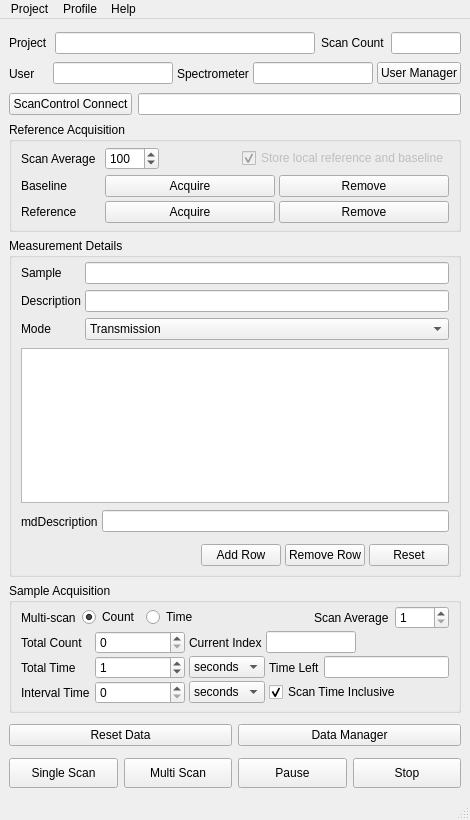
<?xml version="1.0" encoding="UTF-8"?>
<ui version="4.0">
 <class>DataAcquisition</class>
 <widget class="QMainWindow" name="DataAcquisition">
  <property name="geometry">
   <rect>
    <x>0</x>
    <y>0</y>
    <width>470</width>
    <height>820</height>
   </rect>
  </property>
  <property name="windowTitle">
   <string>Data Acquisition</string>
  </property>
  <property name="windowIcon">
   <iconset>
    <normaloff>../resources/Menlo_icon.png</normaloff>../resources/Menlo_icon.png</iconset>
  </property>
  <widget class="QWidget" name="centralwidget">
   <layout class="QVBoxLayout" name="verticalLayout">
    <property name="leftMargin">
     <number>9</number>
    </property>
    <property name="topMargin">
     <number>12</number>
    </property>
    <property name="rightMargin">
     <number>9</number>
    </property>
    <item>
     <widget class="QFrame" name="frame_13">
      <property name="minimumSize">
       <size>
        <width>0</width>
        <height>85</height>
       </size>
      </property>
      <property name="frameShape">
       <enum>QFrame::Shape::NoFrame</enum>
      </property>
      <property name="frameShadow">
       <enum>QFrame::Shadow::Raised</enum>
      </property>
      <layout class="QVBoxLayout" name="verticalLayout_5">
       <property name="spacing">
        <number>6</number>
       </property>
       <property name="leftMargin">
        <number>0</number>
       </property>
       <property name="topMargin">
        <number>0</number>
       </property>
       <property name="rightMargin">
        <number>0</number>
       </property>
       <property name="bottomMargin">
        <number>0</number>
       </property>
       <item>
        <widget class="QFrame" name="frame_11">
         <property name="minimumSize">
          <size>
           <width>0</width>
           <height>0</height>
          </size>
         </property>
         <property name="maximumSize">
          <size>
           <width>16777215</width>
           <height>30</height>
          </size>
         </property>
         <property name="frameShape">
          <enum>QFrame::Shape::NoFrame</enum>
         </property>
         <property name="frameShadow">
          <enum>QFrame::Shadow::Raised</enum>
         </property>
         <layout class="QHBoxLayout" name="horizontalLayout_12">
          <property name="leftMargin">
           <number>0</number>
          </property>
          <property name="topMargin">
           <number>0</number>
          </property>
          <property name="rightMargin">
           <number>0</number>
          </property>
          <property name="bottomMargin">
           <number>0</number>
          </property>
          <item>
           <widget class="QLabel" name="label_14">
            <property name="minimumSize">
             <size>
              <width>40</width>
              <height>0</height>
             </size>
            </property>
            <property name="maximumSize">
             <size>
              <width>16777215</width>
              <height>16777215</height>
             </size>
            </property>
            <property name="text">
             <string>Project</string>
            </property>
           </widget>
          </item>
          <item>
           <widget class="QLineEdit" name="lineEdit_project">
            <property name="readOnly">
             <bool>true</bool>
            </property>
           </widget>
          </item>
          <item>
           <widget class="QLabel" name="label_18">
            <property name="text">
             <string>Scan Count</string>
            </property>
           </widget>
          </item>
          <item>
           <widget class="QLineEdit" name="lineEdit_scan_count">
            <property name="maximumSize">
             <size>
              <width>70</width>
              <height>16777215</height>
             </size>
            </property>
            <property name="readOnly">
             <bool>true</bool>
            </property>
           </widget>
          </item>
         </layout>
        </widget>
       </item>
       <item>
        <widget class="QFrame" name="frame_12">
         <property name="minimumSize">
          <size>
           <width>0</width>
           <height>0</height>
          </size>
         </property>
         <property name="frameShape">
          <enum>QFrame::Shape::NoFrame</enum>
         </property>
         <property name="frameShadow">
          <enum>QFrame::Shadow::Raised</enum>
         </property>
         <layout class="QHBoxLayout" name="horizontalLayout_13">
          <property name="spacing">
           <number>4</number>
          </property>
          <property name="leftMargin">
           <number>0</number>
          </property>
          <property name="topMargin">
           <number>0</number>
          </property>
          <property name="rightMargin">
           <number>0</number>
          </property>
          <property name="bottomMargin">
           <number>0</number>
          </property>
          <item>
           <widget class="QLabel" name="label_16">
            <property name="minimumSize">
             <size>
              <width>40</width>
              <height>0</height>
             </size>
            </property>
            <property name="text">
             <string>User</string>
            </property>
           </widget>
          </item>
          <item>
           <widget class="QLineEdit" name="lineEdit_user">
            <property name="readOnly">
             <bool>true</bool>
            </property>
           </widget>
          </item>
          <item>
           <widget class="QLabel" name="label_17">
            <property name="text">
             <string>Spectrometer</string>
            </property>
           </widget>
          </item>
          <item>
           <widget class="QLineEdit" name="lineEdit_spectrometer">
            <property name="readOnly">
             <bool>true</bool>
            </property>
           </widget>
          </item>
          <item>
           <widget class="QPushButton" name="pushButton_user_manager">
            <property name="text">
             <string>User Manager</string>
            </property>
           </widget>
          </item>
         </layout>
        </widget>
       </item>
       <item>
        <widget class="QFrame" name="frame">
         <property name="minimumSize">
          <size>
           <width>0</width>
           <height>0</height>
          </size>
         </property>
         <property name="maximumSize">
          <size>
           <width>16777215</width>
           <height>30</height>
          </size>
         </property>
         <property name="frameShape">
          <enum>QFrame::Shape::NoFrame</enum>
         </property>
         <property name="frameShadow">
          <enum>QFrame::Shadow::Raised</enum>
         </property>
         <layout class="QHBoxLayout" name="horizontalLayout">
          <property name="leftMargin">
           <number>0</number>
          </property>
          <property name="topMargin">
           <number>0</number>
          </property>
          <property name="rightMargin">
           <number>0</number>
          </property>
          <property name="bottomMargin">
           <number>0</number>
          </property>
          <item>
           <widget class="QPushButton" name="pushButton_connect">
            <property name="text">
             <string>ScanControl Connect</string>
            </property>
           </widget>
          </item>
          <item>
           <widget class="QLineEdit" name="lineEdit_sys_status">
            <property name="readOnly">
             <bool>true</bool>
            </property>
           </widget>
          </item>
         </layout>
        </widget>
       </item>
      </layout>
     </widget>
    </item>
    <item>
     <widget class="QGroupBox" name="groupBox_2">
      <property name="maximumSize">
       <size>
        <width>16777215</width>
        <height>130</height>
       </size>
      </property>
      <property name="title">
       <string>Reference Acquisition</string>
      </property>
      <layout class="QVBoxLayout" name="verticalLayout_3">
       <property name="spacing">
        <number>4</number>
       </property>
       <property name="topMargin">
        <number>4</number>
       </property>
       <property name="bottomMargin">
        <number>6</number>
       </property>
       <item>
        <widget class="QFrame" name="frame_10">
         <property name="minimumSize">
          <size>
           <width>0</width>
           <height>25</height>
          </size>
         </property>
         <property name="frameShape">
          <enum>QFrame::Shape::NoFrame</enum>
         </property>
         <property name="frameShadow">
          <enum>QFrame::Shadow::Raised</enum>
         </property>
         <layout class="QHBoxLayout" name="horizontalLayout_11">
          <property name="spacing">
           <number>4</number>
          </property>
          <property name="leftMargin">
           <number>0</number>
          </property>
          <property name="topMargin">
           <number>0</number>
          </property>
          <property name="rightMargin">
           <number>0</number>
          </property>
          <property name="bottomMargin">
           <number>0</number>
          </property>
          <item>
           <widget class="QLabel" name="label_15">
            <property name="minimumSize">
             <size>
              <width>80</width>
              <height>0</height>
             </size>
            </property>
            <property name="text">
             <string>Scan Average</string>
            </property>
           </widget>
          </item>
          <item>
           <widget class="QSpinBox" name="spinBox_ref_scan_avg">
            <property name="minimum">
             <number>1</number>
            </property>
            <property name="maximum">
             <number>5000</number>
            </property>
            <property name="value">
             <number>100</number>
            </property>
           </widget>
          </item>
          <item>
           <spacer name="horizontalSpacer_5">
            <property name="orientation">
             <enum>Qt::Orientation::Horizontal</enum>
            </property>
            <property name="sizeHint" stdset="0">
             <size>
              <width>40</width>
              <height>20</height>
             </size>
            </property>
           </spacer>
          </item>
          <item>
           <widget class="QCheckBox" name="checkBox_store_local">
            <property name="enabled">
             <bool>false</bool>
            </property>
            <property name="layoutDirection">
             <enum>Qt::LayoutDirection::LeftToRight</enum>
            </property>
            <property name="text">
             <string>Store local reference and baseline</string>
            </property>
            <property name="checked">
             <bool>true</bool>
            </property>
           </widget>
          </item>
         </layout>
        </widget>
       </item>
       <item>
        <widget class="QFrame" name="frame_5">
         <property name="frameShape">
          <enum>QFrame::Shape::NoFrame</enum>
         </property>
         <property name="frameShadow">
          <enum>QFrame::Shadow::Raised</enum>
         </property>
         <layout class="QHBoxLayout" name="horizontalLayout_6">
          <property name="spacing">
           <number>4</number>
          </property>
          <property name="leftMargin">
           <number>0</number>
          </property>
          <property name="topMargin">
           <number>0</number>
          </property>
          <property name="rightMargin">
           <number>0</number>
          </property>
          <property name="bottomMargin">
           <number>0</number>
          </property>
          <item>
           <widget class="QLabel" name="label_8">
            <property name="maximumSize">
             <size>
              <width>80</width>
              <height>16777215</height>
             </size>
            </property>
            <property name="text">
             <string>Baseline</string>
            </property>
           </widget>
          </item>
          <item>
           <widget class="QPushButton" name="pushButton_baseline_acquire">
            <property name="text">
             <string>Acquire</string>
            </property>
           </widget>
          </item>
          <item>
           <widget class="QPushButton" name="pushButton_baseline_remove">
            <property name="text">
             <string>Remove</string>
            </property>
            <property name="checkable">
             <bool>false</bool>
            </property>
           </widget>
          </item>
         </layout>
        </widget>
       </item>
       <item>
        <widget class="QFrame" name="frame_6">
         <property name="frameShape">
          <enum>QFrame::Shape::NoFrame</enum>
         </property>
         <property name="frameShadow">
          <enum>QFrame::Shadow::Raised</enum>
         </property>
         <layout class="QHBoxLayout" name="horizontalLayout_7">
          <property name="spacing">
           <number>4</number>
          </property>
          <property name="leftMargin">
           <number>0</number>
          </property>
          <property name="topMargin">
           <number>0</number>
          </property>
          <property name="rightMargin">
           <number>0</number>
          </property>
          <property name="bottomMargin">
           <number>0</number>
          </property>
          <item>
           <widget class="QLabel" name="label_9">
            <property name="maximumSize">
             <size>
              <width>80</width>
              <height>16777215</height>
             </size>
            </property>
            <property name="text">
             <string>Reference</string>
            </property>
           </widget>
          </item>
          <item>
           <widget class="QPushButton" name="pushButton_ref_acquire">
            <property name="text">
             <string>Acquire</string>
            </property>
           </widget>
          </item>
          <item>
           <widget class="QPushButton" name="pushButton_ref_remove">
            <property name="text">
             <string>Remove</string>
            </property>
           </widget>
          </item>
         </layout>
        </widget>
       </item>
      </layout>
     </widget>
    </item>
    <item>
     <widget class="QGroupBox" name="groupBox_3">
      <property name="title">
       <string>Measurement Details</string>
      </property>
      <layout class="QVBoxLayout" name="verticalLayout_4">
       <property name="topMargin">
        <number>4</number>
       </property>
       <property name="bottomMargin">
        <number>4</number>
       </property>
       <item>
        <widget class="QFrame" name="frame_7">
         <property name="minimumSize">
          <size>
           <width>0</width>
           <height>80</height>
          </size>
         </property>
         <property name="frameShape">
          <enum>QFrame::Shape::NoFrame</enum>
         </property>
         <property name="frameShadow">
          <enum>QFrame::Shadow::Raised</enum>
         </property>
         <layout class="QFormLayout" name="formLayout">
          <property name="horizontalSpacing">
           <number>4</number>
          </property>
          <property name="leftMargin">
           <number>0</number>
          </property>
          <property name="topMargin">
           <number>0</number>
          </property>
          <property name="rightMargin">
           <number>0</number>
          </property>
          <property name="bottomMargin">
           <number>0</number>
          </property>
          <item row="0" column="0">
           <widget class="QLabel" name="label_10">
            <property name="text">
             <string>Sample</string>
            </property>
           </widget>
          </item>
          <item row="0" column="1">
           <widget class="QLineEdit" name="lineEdit_sample"/>
          </item>
          <item row="1" column="0">
           <widget class="QLabel" name="label_11">
            <property name="text">
             <string>Description</string>
            </property>
           </widget>
          </item>
          <item row="1" column="1">
           <widget class="QLineEdit" name="lineEdit_description"/>
          </item>
          <item row="2" column="0">
           <widget class="QLabel" name="label_12">
            <property name="text">
             <string>Mode</string>
            </property>
           </widget>
          </item>
          <item row="2" column="1">
           <widget class="QComboBox" name="comboBox_mode">
            <item>
             <property name="text">
              <string>Transmission</string>
             </property>
            </item>
            <item>
             <property name="text">
              <string>Reflection</string>
             </property>
            </item>
           </widget>
          </item>
         </layout>
        </widget>
       </item>
       <item>
        <widget class="QTableWidget" name="tableWidget"/>
       </item>
       <item>
        <widget class="QFrame" name="frame_8">
         <property name="minimumSize">
          <size>
           <width>0</width>
           <height>25</height>
          </size>
         </property>
         <property name="frameShape">
          <enum>QFrame::Shape::NoFrame</enum>
         </property>
         <property name="frameShadow">
          <enum>QFrame::Shadow::Raised</enum>
         </property>
         <layout class="QHBoxLayout" name="horizontalLayout_9">
          <property name="spacing">
           <number>4</number>
          </property>
          <property name="leftMargin">
           <number>0</number>
          </property>
          <property name="topMargin">
           <number>0</number>
          </property>
          <property name="rightMargin">
           <number>0</number>
          </property>
          <property name="bottomMargin">
           <number>0</number>
          </property>
          <item>
           <widget class="QLabel" name="label_13">
            <property name="text">
             <string>mdDescription</string>
            </property>
           </widget>
          </item>
          <item>
           <widget class="QLineEdit" name="lineEdit_mdDescription">
            <property name="readOnly">
             <bool>true</bool>
            </property>
           </widget>
          </item>
         </layout>
        </widget>
       </item>
       <item>
        <widget class="QFrame" name="frame_9">
         <property name="minimumSize">
          <size>
           <width>0</width>
           <height>30</height>
          </size>
         </property>
         <property name="frameShape">
          <enum>QFrame::Shape::NoFrame</enum>
         </property>
         <property name="frameShadow">
          <enum>QFrame::Shadow::Raised</enum>
         </property>
         <layout class="QHBoxLayout" name="horizontalLayout_10">
          <property name="spacing">
           <number>4</number>
          </property>
          <property name="leftMargin">
           <number>0</number>
          </property>
          <property name="topMargin">
           <number>0</number>
          </property>
          <property name="rightMargin">
           <number>0</number>
          </property>
          <property name="bottomMargin">
           <number>0</number>
          </property>
          <item>
           <spacer name="horizontalSpacer_6">
            <property name="orientation">
             <enum>Qt::Orientation::Horizontal</enum>
            </property>
            <property name="sizeHint" stdset="0">
             <size>
              <width>40</width>
              <height>20</height>
             </size>
            </property>
           </spacer>
          </item>
          <item>
           <widget class="QPushButton" name="pushButton_add_row">
            <property name="text">
             <string>Add Row</string>
            </property>
           </widget>
          </item>
          <item>
           <widget class="QPushButton" name="pushButton_remove_row">
            <property name="text">
             <string>Remove Row</string>
            </property>
           </widget>
          </item>
          <item>
           <widget class="QPushButton" name="pushButton_reset_metatable">
            <property name="text">
             <string>Reset</string>
            </property>
           </widget>
          </item>
         </layout>
        </widget>
       </item>
      </layout>
     </widget>
    </item>
    <item>
     <widget class="QGroupBox" name="groupBox">
      <property name="maximumSize">
       <size>
        <width>16777215</width>
        <height>140</height>
       </size>
      </property>
      <property name="title">
       <string>Sample Acquisition</string>
      </property>
      <layout class="QVBoxLayout" name="verticalLayout_2">
       <property name="spacing">
        <number>2</number>
       </property>
       <property name="topMargin">
        <number>3</number>
       </property>
       <property name="bottomMargin">
        <number>6</number>
       </property>
       <item>
        <widget class="QFrame" name="frame_3">
         <property name="frameShape">
          <enum>QFrame::Shape::NoFrame</enum>
         </property>
         <property name="frameShadow">
          <enum>QFrame::Shadow::Raised</enum>
         </property>
         <layout class="QHBoxLayout" name="horizontalLayout_2">
          <property name="leftMargin">
           <number>0</number>
          </property>
          <property name="topMargin">
           <number>0</number>
          </property>
          <property name="rightMargin">
           <number>0</number>
          </property>
          <property name="bottomMargin">
           <number>0</number>
          </property>
          <item>
           <widget class="QLabel" name="label">
            <property name="text">
             <string>Multi-scan</string>
            </property>
           </widget>
          </item>
          <item>
           <widget class="QRadioButton" name="radioButton">
            <property name="text">
             <string>Count</string>
            </property>
            <property name="checked">
             <bool>true</bool>
            </property>
           </widget>
          </item>
          <item>
           <widget class="QRadioButton" name="radioButton_2">
            <property name="text">
             <string>Time</string>
            </property>
           </widget>
          </item>
          <item>
           <spacer name="horizontalSpacer_3">
            <property name="orientation">
             <enum>Qt::Orientation::Horizontal</enum>
            </property>
            <property name="sizeHint" stdset="0">
             <size>
              <width>40</width>
              <height>20</height>
             </size>
            </property>
           </spacer>
          </item>
          <item>
           <widget class="QLabel" name="label_2">
            <property name="text">
             <string>Scan Average</string>
            </property>
           </widget>
          </item>
          <item>
           <widget class="QSpinBox" name="spinBox_sample_scan_avg">
            <property name="minimum">
             <number>1</number>
            </property>
            <property name="maximum">
             <number>1000</number>
            </property>
           </widget>
          </item>
         </layout>
        </widget>
       </item>
       <item>
        <widget class="QWidget" name="widget_count" native="true">
         <layout class="QHBoxLayout" name="horizontalLayout_3">
          <property name="spacing">
           <number>4</number>
          </property>
          <property name="leftMargin">
           <number>0</number>
          </property>
          <property name="topMargin">
           <number>0</number>
          </property>
          <property name="rightMargin">
           <number>0</number>
          </property>
          <property name="bottomMargin">
           <number>0</number>
          </property>
          <item>
           <widget class="QLabel" name="label_3">
            <property name="minimumSize">
             <size>
              <width>70</width>
              <height>0</height>
             </size>
            </property>
            <property name="text">
             <string>Total Count</string>
            </property>
           </widget>
          </item>
          <item>
           <widget class="QSpinBox" name="spinBox_2">
            <property name="minimumSize">
             <size>
              <width>90</width>
              <height>0</height>
             </size>
            </property>
            <property name="maximum">
             <number>100000</number>
            </property>
           </widget>
          </item>
          <item>
           <widget class="QLabel" name="label_4">
            <property name="text">
             <string>Current Index</string>
            </property>
           </widget>
          </item>
          <item>
           <widget class="QLineEdit" name="lineEdit_2">
            <property name="minimumSize">
             <size>
              <width>90</width>
              <height>0</height>
             </size>
            </property>
            <property name="maximumSize">
             <size>
              <width>90</width>
              <height>16777215</height>
             </size>
            </property>
            <property name="readOnly">
             <bool>true</bool>
            </property>
           </widget>
          </item>
          <item>
           <spacer name="horizontalSpacer">
            <property name="orientation">
             <enum>Qt::Orientation::Horizontal</enum>
            </property>
            <property name="sizeHint" stdset="0">
             <size>
              <width>40</width>
              <height>20</height>
             </size>
            </property>
           </spacer>
          </item>
         </layout>
        </widget>
       </item>
       <item>
        <widget class="QWidget" name="widget_time" native="true">
         <layout class="QHBoxLayout" name="horizontalLayout_5">
          <property name="spacing">
           <number>4</number>
          </property>
          <property name="leftMargin">
           <number>0</number>
          </property>
          <property name="topMargin">
           <number>0</number>
          </property>
          <property name="rightMargin">
           <number>0</number>
          </property>
          <property name="bottomMargin">
           <number>0</number>
          </property>
          <item>
           <widget class="QLabel" name="label_6">
            <property name="minimumSize">
             <size>
              <width>70</width>
              <height>0</height>
             </size>
            </property>
            <property name="text">
             <string>Total Time</string>
            </property>
           </widget>
          </item>
          <item>
           <widget class="QSpinBox" name="spinBox_4">
            <property name="minimumSize">
             <size>
              <width>90</width>
              <height>0</height>
             </size>
            </property>
            <property name="maximum">
             <number>10000</number>
            </property>
            <property name="value">
             <number>1</number>
            </property>
           </widget>
          </item>
          <item>
           <widget class="QComboBox" name="comboBox_total_time_unit">
            <item>
             <property name="text">
              <string>seconds</string>
             </property>
            </item>
            <item>
             <property name="text">
              <string>minutes</string>
             </property>
            </item>
            <item>
             <property name="text">
              <string>hours</string>
             </property>
            </item>
           </widget>
          </item>
          <item>
           <widget class="QLabel" name="label_7">
            <property name="text">
             <string>Time Left</string>
            </property>
           </widget>
          </item>
          <item>
           <widget class="QLineEdit" name="lineEdit_3">
            <property name="readOnly">
             <bool>true</bool>
            </property>
           </widget>
          </item>
         </layout>
        </widget>
       </item>
       <item>
        <widget class="QFrame" name="frame_4">
         <property name="frameShape">
          <enum>QFrame::Shape::NoFrame</enum>
         </property>
         <property name="frameShadow">
          <enum>QFrame::Shadow::Raised</enum>
         </property>
         <layout class="QHBoxLayout" name="horizontalLayout_4">
          <property name="spacing">
           <number>4</number>
          </property>
          <property name="leftMargin">
           <number>0</number>
          </property>
          <property name="topMargin">
           <number>0</number>
          </property>
          <property name="rightMargin">
           <number>0</number>
          </property>
          <property name="bottomMargin">
           <number>0</number>
          </property>
          <item>
           <widget class="QLabel" name="label_5">
            <property name="minimumSize">
             <size>
              <width>70</width>
              <height>0</height>
             </size>
            </property>
            <property name="maximumSize">
             <size>
              <width>16777215</width>
              <height>60</height>
             </size>
            </property>
            <property name="text">
             <string>Interval Time</string>
            </property>
           </widget>
          </item>
          <item>
           <widget class="QSpinBox" name="spinBox_3">
            <property name="minimumSize">
             <size>
              <width>90</width>
              <height>0</height>
             </size>
            </property>
            <property name="maximum">
             <number>1000</number>
            </property>
           </widget>
          </item>
          <item>
           <widget class="QComboBox" name="comboBox_interval_time_unit">
            <item>
             <property name="text">
              <string>seconds</string>
             </property>
            </item>
            <item>
             <property name="text">
              <string>minutes</string>
             </property>
            </item>
            <item>
             <property name="text">
              <string>hours</string>
             </property>
            </item>
           </widget>
          </item>
          <item>
           <widget class="QCheckBox" name="checkBox_interval_inclusive">
            <property name="text">
             <string>Scan Time Inclusive</string>
            </property>
            <property name="checked">
             <bool>true</bool>
            </property>
           </widget>
          </item>
          <item>
           <spacer name="horizontalSpacer_2">
            <property name="orientation">
             <enum>Qt::Orientation::Horizontal</enum>
            </property>
            <property name="sizeHint" stdset="0">
             <size>
              <width>40</width>
              <height>20</height>
             </size>
            </property>
           </spacer>
          </item>
         </layout>
        </widget>
       </item>
      </layout>
     </widget>
    </item>
    <item>
     <widget class="QFrame" name="frame_14">
      <property name="minimumSize">
       <size>
        <width>0</width>
        <height>70</height>
       </size>
      </property>
      <property name="frameShape">
       <enum>QFrame::Shape::NoFrame</enum>
      </property>
      <property name="frameShadow">
       <enum>QFrame::Shadow::Raised</enum>
      </property>
      <layout class="QVBoxLayout" name="verticalLayout_6">
       <property name="spacing">
        <number>6</number>
       </property>
       <property name="leftMargin">
        <number>0</number>
       </property>
       <property name="topMargin">
        <number>3</number>
       </property>
       <property name="rightMargin">
        <number>0</number>
       </property>
       <property name="bottomMargin">
        <number>0</number>
       </property>
       <item>
        <widget class="QFrame" name="frame_15">
         <property name="frameShape">
          <enum>QFrame::Shape::NoFrame</enum>
         </property>
         <property name="frameShadow">
          <enum>QFrame::Shadow::Raised</enum>
         </property>
         <layout class="QHBoxLayout" name="horizontalLayout_14">
          <property name="leftMargin">
           <number>0</number>
          </property>
          <property name="topMargin">
           <number>0</number>
          </property>
          <property name="rightMargin">
           <number>0</number>
          </property>
          <property name="bottomMargin">
           <number>0</number>
          </property>
          <item>
           <widget class="QPushButton" name="pushButton_reset_data">
            <property name="text">
             <string>Reset Data</string>
            </property>
           </widget>
          </item>
          <item>
           <widget class="QPushButton" name="pushButton_data_manager">
            <property name="text">
             <string>Data Manager</string>
            </property>
           </widget>
          </item>
         </layout>
        </widget>
       </item>
       <item>
        <widget class="QFrame" name="frame_2">
         <property name="minimumSize">
          <size>
           <width>0</width>
           <height>35</height>
          </size>
         </property>
         <property name="maximumSize">
          <size>
           <width>16777215</width>
           <height>30</height>
          </size>
         </property>
         <property name="frameShape">
          <enum>QFrame::Shape::NoFrame</enum>
         </property>
         <property name="frameShadow">
          <enum>QFrame::Shadow::Raised</enum>
         </property>
         <layout class="QHBoxLayout" name="horizontalLayout_8">
          <property name="leftMargin">
           <number>0</number>
          </property>
          <property name="topMargin">
           <number>0</number>
          </property>
          <property name="rightMargin">
           <number>0</number>
          </property>
          <property name="bottomMargin">
           <number>0</number>
          </property>
          <item>
           <widget class="QPushButton" name="pushButton_single_scan">
            <property name="minimumSize">
             <size>
              <width>0</width>
              <height>30</height>
             </size>
            </property>
            <property name="text">
             <string>Single Scan</string>
            </property>
           </widget>
          </item>
          <item>
           <widget class="QPushButton" name="pushButton_multi_scan">
            <property name="minimumSize">
             <size>
              <width>0</width>
              <height>30</height>
             </size>
            </property>
            <property name="text">
             <string>Multi Scan</string>
            </property>
           </widget>
          </item>
          <item>
           <widget class="QPushButton" name="pushButton_pause">
            <property name="minimumSize">
             <size>
              <width>0</width>
              <height>30</height>
             </size>
            </property>
            <property name="text">
             <string>Pause</string>
            </property>
           </widget>
          </item>
          <item>
           <widget class="QPushButton" name="pushButton_stop">
            <property name="minimumSize">
             <size>
              <width>0</width>
              <height>30</height>
             </size>
            </property>
            <property name="text">
             <string>Stop</string>
            </property>
           </widget>
          </item>
         </layout>
        </widget>
       </item>
      </layout>
     </widget>
    </item>
   </layout>
  </widget>
  <widget class="QMenuBar" name="menubar">
   <property name="geometry">
    <rect>
     <x>0</x>
     <y>0</y>
     <width>470</width>
     <height>33</height>
    </rect>
   </property>
   <widget class="QMenu" name="menuFile">
    <property name="title">
     <string>Project</string>
    </property>
    <addaction name="actionNew"/>
    <addaction name="actionOpen"/>
    <addaction name="actionSave"/>
    <addaction name="actionSave_As"/>
    <addaction name="actionExit"/>
   </widget>
   <widget class="QMenu" name="menuHelp">
    <property name="title">
     <string>Help</string>
    </property>
    <addaction name="actionShow_Logs"/>
    <addaction name="actionDump_Logs"/>
    <addaction name="actionAbout_Data_Acquisition"/>
   </widget>
   <widget class="QMenu" name="menuUser">
    <property name="title">
     <string>Profile</string>
    </property>
    <addaction name="actionOpen_Manager"/>
   </widget>
   <addaction name="menuFile"/>
   <addaction name="menuUser"/>
   <addaction name="menuHelp"/>
  </widget>
  <widget class="QStatusBar" name="statusbar"/>
  <action name="actionNew">
   <property name="text">
    <string>New</string>
   </property>
  </action>
  <action name="actionSave">
   <property name="text">
    <string>Save</string>
   </property>
  </action>
  <action name="actionSave_As">
   <property name="text">
    <string>Save As</string>
   </property>
  </action>
  <action name="actionExit">
   <property name="text">
    <string>Exit</string>
   </property>
  </action>
  <action name="actionShow_Logs">
   <property name="text">
    <string>Show Logs</string>
   </property>
  </action>
  <action name="actionAbout_Data_Acquisition">
   <property name="text">
    <string>About Data Acquisition</string>
   </property>
  </action>
  <action name="actionOpen_Manager">
   <property name="text">
    <string>Profile Manager</string>
   </property>
  </action>
  <action name="actionOpen">
   <property name="text">
    <string>Open</string>
   </property>
  </action>
  <action name="actionDump_Logs">
   <property name="text">
    <string>Dump Logs</string>
   </property>
  </action>
 </widget>
 <resources/>
 <connections/>
</ui>
